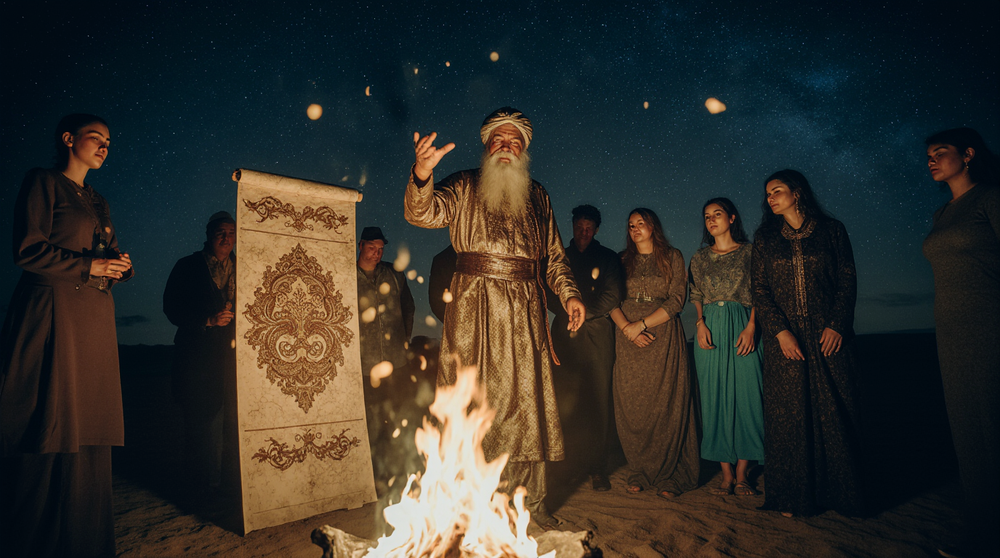
#> input picture images/1.png, 1000 x 558 px, shrunk from 1376 x 768 before the run
$ jupyter execute s2-6_bitwise-operations-and-masking.ipynb
#> lines starting #> are read from the running program, lines starting #| are printed output that depends on the picture; after the words box and inside, x2 and y2 are one past the last pixel; in counts of white or black regions, pixels touching at a corner belong together
[cell 1]
import cv2
import numpy as np
import matplotlib.pyplot as plt

[cell 2]
square = np.zeros((300,300), 'uint8')
cv2.rectangle(square, (50, 50), (250, 250), 255, -1)
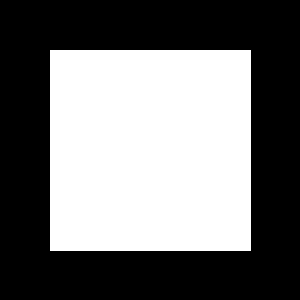
#> square: shape (300, 300); 44.9% white; 1 white region, box (x1, y1, x2, y2) and area: (50, 50, 251, 251) 40401

ellipse = np.zeros((300,300), 'uint8')
cv2.ellipse(ellipse, (150, 150), (150, 150), 30, 0, 180, 255, -1)
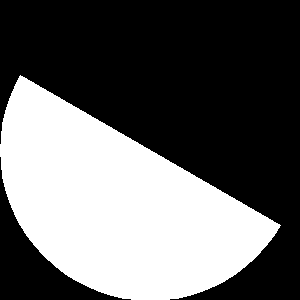
#> ellipse: shape (300, 300); 39.6% white; 1 white region, box (x1, y1, x2, y2) and area: (0, 75, 281, 300) 35626

plt.subplot(121);plt.imshow(square, cmap='gray');plt.title("Square")
plt.subplot(122);plt.imshow(ellipse, cmap='gray');plt.title("Ellipse")

[cell 3]
bitwise_and = cv2.bitwise_and(square, ellipse)
bitwise_or = cv2.bitwise_or(square, ellipse)
bitwise_xor = cv2.bitwise_xor(square, ellipse)
bitwise_not_sq = cv2.bitwise_not(square)

plt.figure(figsize=(20,5))
plt.subplot(141);plt.imshow(bitwise_and, cmap="gray");plt.title("And")
plt.subplot(142);plt.imshow(bitwise_or, cmap="gray");plt.title("Or")
plt.subplot(143);plt.imshow(bitwise_xor, cmap="gray");plt.title("Xor")
plt.subplot(144);plt.imshow(bitwise_not_sq, cmap="gray");plt.title("Not square")
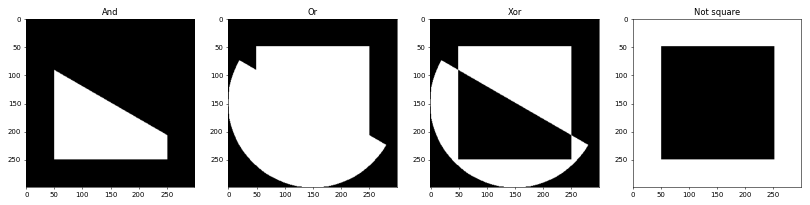
#> figure drawn by matplotlib, 4 panels

[cell 4]
box_size = 300
x,y = 500, 100
plt.figure(figsize=(20, 5))

img = cv2.imread("../../images/1.png")
#> img is the input picture: shape (558, 1000, 3); mean B, G, R 42.1, 47.6, 49.1
cropped = img[y:y+box_size, x:x+box_size]
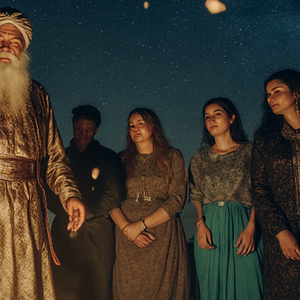
#> cropped: shape (300, 300, 3); mean B, G, R 44.2, 52.7, 56.3

plt.subplot(151);plt.imshow(cropped[...,::-1]);plt.title("Image")
print(cropped.shape)
#| (300, 300, 3)

circle = np.zeros(cropped.shape, 'uint8')
cv2.circle(circle, (box_size//2, box_size//2), box_size//2, (255,255,255), -1)
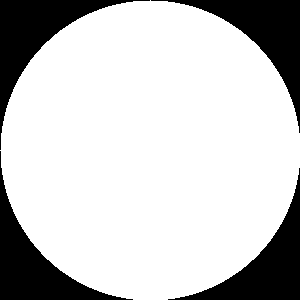
#> circle: shape (300, 300, 3); 78.5% white; 4 black regions, box (x1, y1, x2, y2) and area: (0, 0, 150, 150) 4980, (151, 0, 300, 133) 4830, (0, 151, 133, 300) 4830, (168, 168, 300, 300) 4681

plt.subplot(152);plt.imshow(circle, cmap="gray");plt.title("Circle")
print(circle.shape)
#| (300, 300, 3)

output_img = cv2.bitwise_and(cropped, circle)
plt.subplot(153);plt.imshow(output_img[...,::-1]);plt.title("And")

output_img = cv2.bitwise_or(cropped, circle)
plt.subplot(154);plt.imshow(output_img[...,::-1]);plt.title("Or")

output_img = cv2.bitwise_xor(cropped, circle)
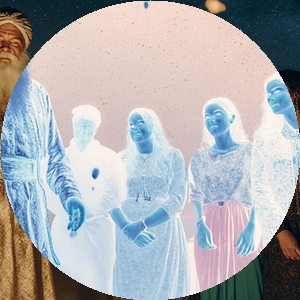
#> output_img: shape (300, 300, 3); mean B, G, R 177.4, 174.3, 172.5
plt.subplot(155);plt.imshow(output_img[...,::-1]);plt.title("Xor")
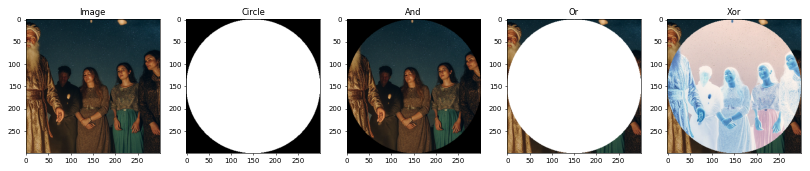
#> figure drawn by matplotlib, 5 panels

## Convert JPG to PNG

### My method

[cell 5]
img = cv2.imread("../../images/1.png", cv2.IMREAD_UNCHANGED)
png_img = np.zeros((*img.shape[:2], 4))
png_img[...,3] = 255
png_img[...,:3] = img
print(png_img.shape)
#| (558, 1000, 4)
cv2.imwrite("../../output.png", png_img)
#> Out = True

### Second method

[cell 6]
img = cv2.imread("../../images/1.png", cv2.IMREAD_UNCHANGED)
b, g, r = cv2.split(img)
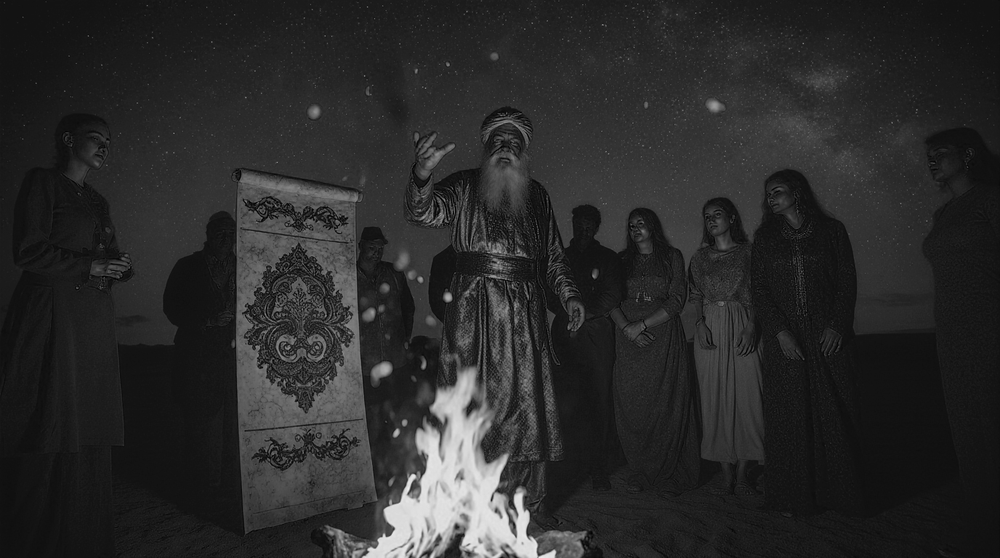
#> b: shape (558, 1000); min 0, max 239, mean 42.1
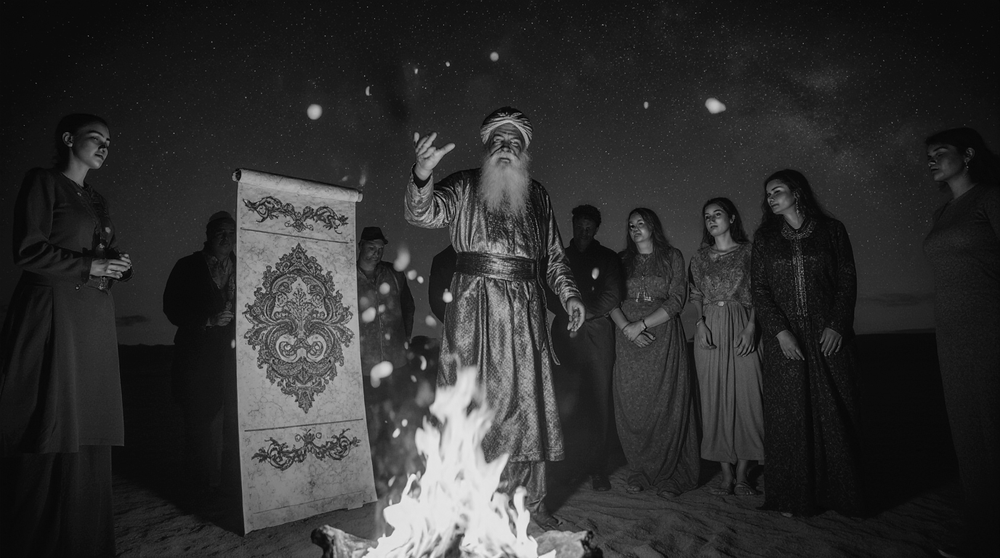
#> g: shape (558, 1000); min 0, max 238, mean 47.6
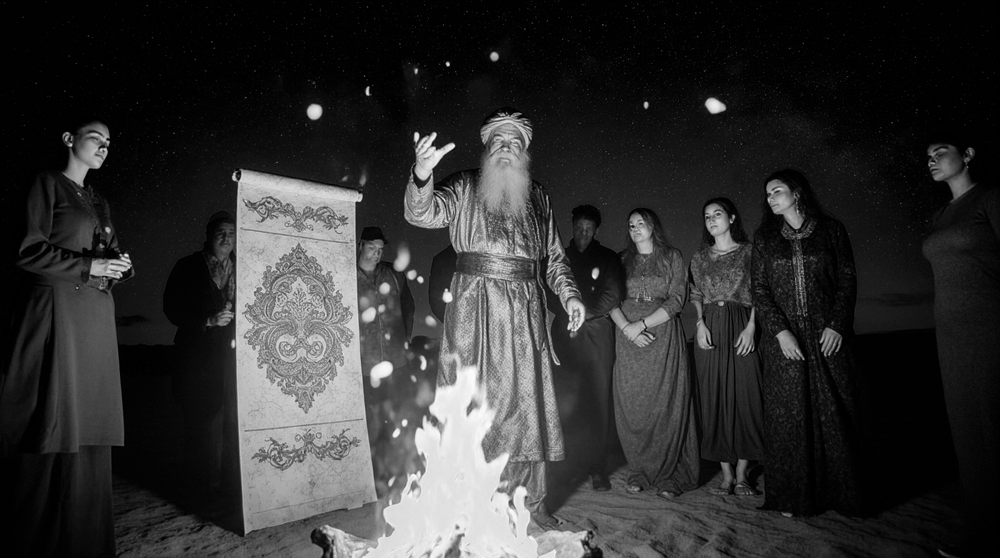
#> r: shape (558, 1000); min 0, max 255, mean 49.1
png_img = cv2.merge((b, g, r, np.full(b.shape, 255, 'uint8')))
print(png_img.shape)
#| (558, 1000, 4)
cv2.imwrite("../../output.png", png_img)
#> Out = True

## Mask image with a circle

[cell 7]
box_size = 300
x, y = 500, 100

png_img = np.zeros((box_size,box_size,4), np.uint8)

img = cv2.imread("../../images/1.png", cv2.IMREAD_UNCHANGED)
cropped = img[y:y+box_size, x:x+box_size]
png_img[..., 0:3] = cropped
#> png_img: shape (300, 300, 4)

circle = np.zeros(png_img.shape[:2], 'uint8')
cv2.circle(circle, (box_size//2, box_size//2), box_size//2, (255, 255, 255), -1)

png_img[...,3] = circle
cv2.imwrite("../../output.png", png_img)
#> Out = True

$ run again, with images/2.png copied over images/1.png
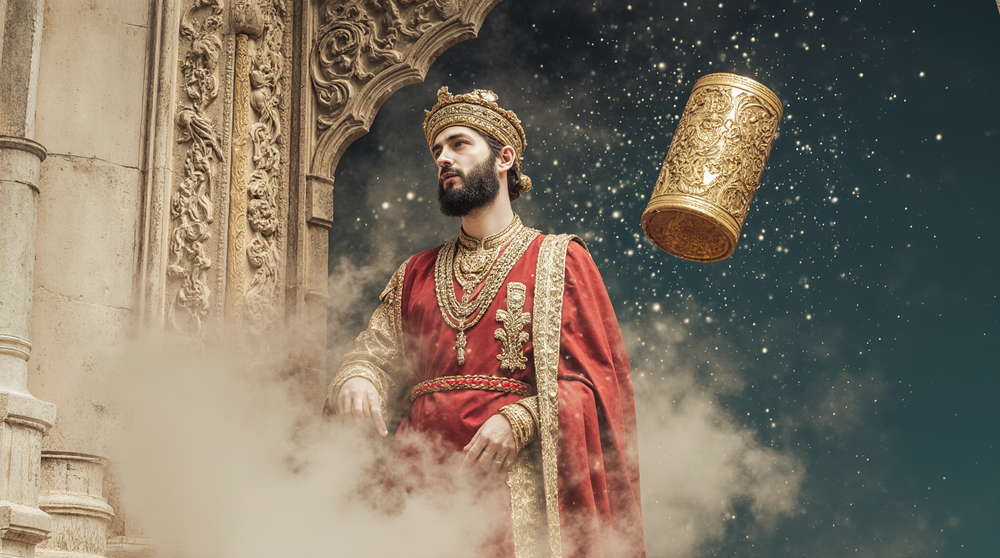
#> input picture images/2.png, 1000 x 558 px, shrunk from 1376 x 768 before the run
#> square: shape (300, 300); 44.9% white; 1 white region, box (x1, y1, x2, y2) and area: (50, 50, 251, 251) 40401
#> ellipse: shape (300, 300); 39.6% white; 1 white region, box (x1, y1, x2, y2) and area: (0, 75, 281, 300) 35626
#> img is the input picture: shape (558, 1000, 3); mean B, G, R 99.5, 115.1, 126.5
#| (300, 300, 3)
#| (300, 300, 3)
#> `output_img = cv2.bitwise_xor(cropped, circle)`:
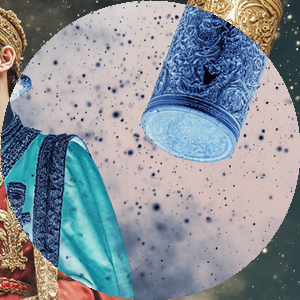
#> output_img: shape (300, 300, 3); mean B, G, R 152.5, 145, 137
#| (558, 1000, 4)
#> `cv2.imwrite("../../output.png", png_img)`: Out = True
#> `b, g, r = cv2.split(img)`:
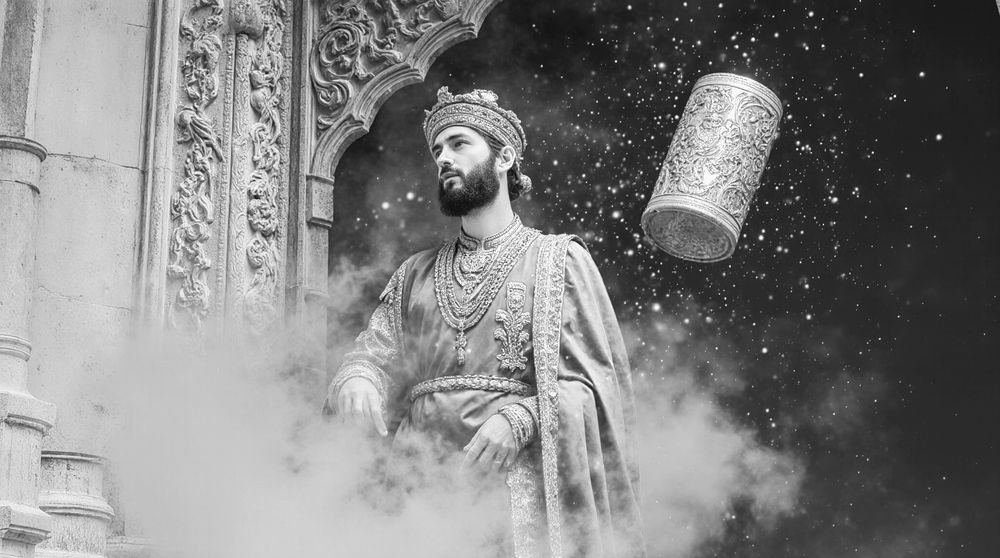
#> r: shape (558, 1000); min 5, max 255, mean 126.5
#| (558, 1000, 4)

$ run again, with images/3.png copied over images/1.png
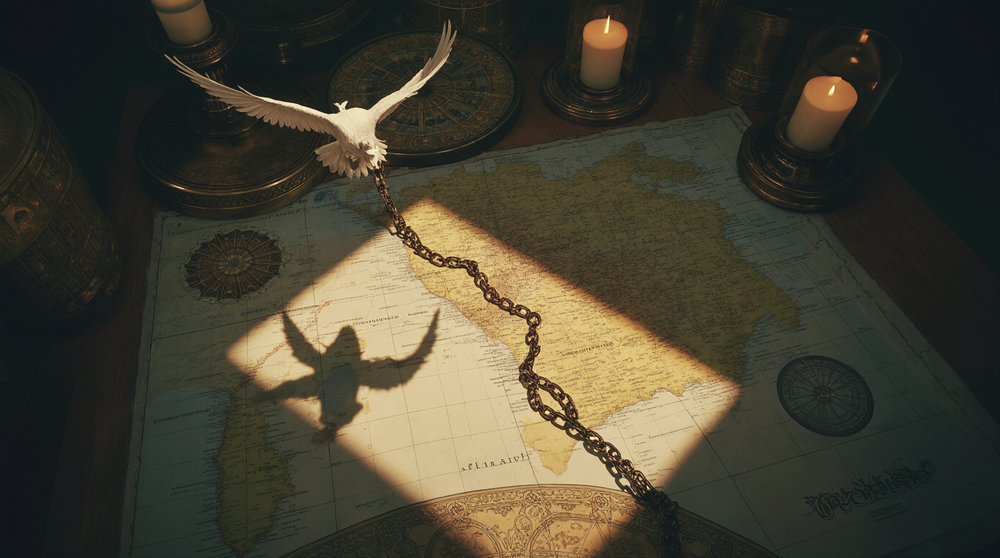
#> input picture images/3.png, 1000 x 558 px, shrunk from 1376 x 768 before the run
#> square: shape (300, 300); 44.9% white; 1 white region, box (x1, y1, x2, y2) and area: (50, 50, 251, 251) 40401
#> ellipse: shape (300, 300); 39.6% white; 1 white region, box (x1, y1, x2, y2) and area: (0, 75, 281, 300) 35626
#> img is the input picture: shape (558, 1000, 3); mean B, G, R 50.2, 65, 68.4
#| (300, 300, 3)
#| (300, 300, 3)
#| (558, 1000, 4)
#> `cv2.imwrite("../../output.png", png_img)`: Out = True
#> `b, g, r = cv2.split(img)`:
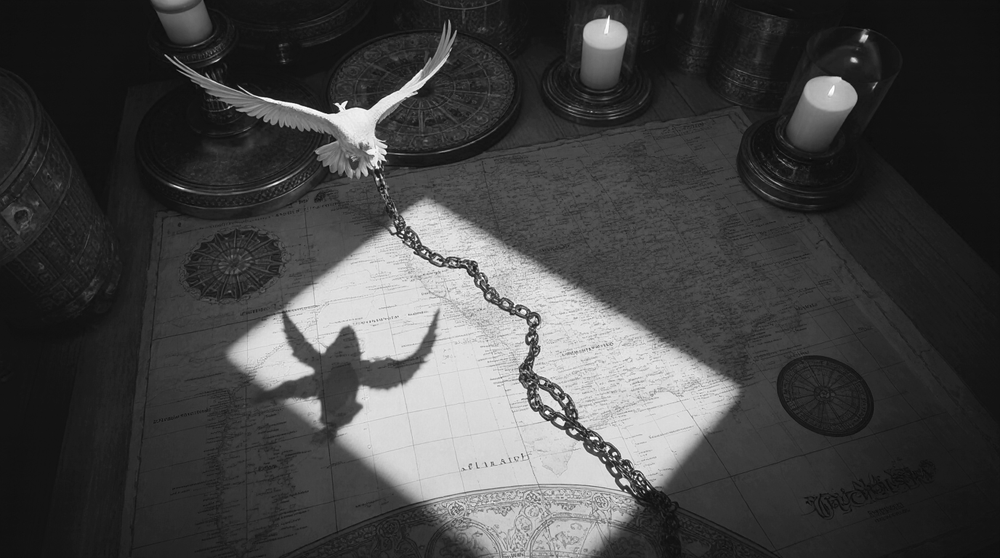
#> r: shape (558, 1000); min 2, max 255, mean 68.4
#| (558, 1000, 4)
